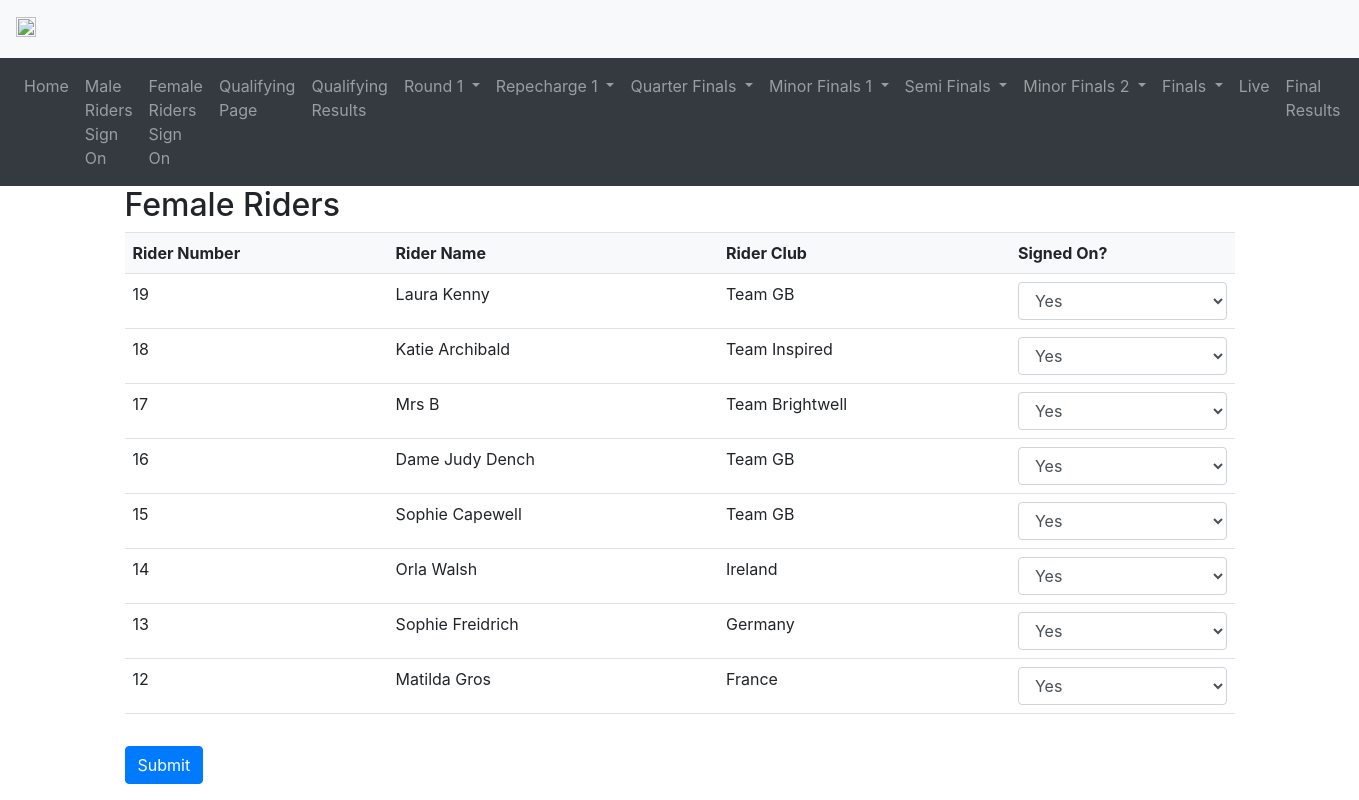
Screenshot of /signon_female with the database file from the repository.
### main.py (models this page shows, shortened)
class RidersFemale(Base):
    __tablename__ = 'riders_female'
    rider_number = db.Column(db.Integer, primary_key=True)
    rider_name = db.Column(db.String(50))
    rider_club = db.Column(db.String(50))
    signed_on = db.Column(db.String(50), default='No')
    qualifying_time = db.Column(db.Numeric(precision=3, asdecimal=False), nullable=True)
    seeding = db.Column(db.Integer)
    sprint_category = db.Column(db.String(50))
    round_1_pairing = db.Column(db.Integer, nullable=True)
    round_1_seeding = db.Column(db.Integer, nullable=True)
    quarter_final_seeding = db.Column(db.Integer, nullable=True)
    semi_final_seeding = db.Column(db.Integer, nullable=True)
    final_seeding = db.Column(db.Integer, nullable=True)
    final_result = db.Column(db.Integer, nullable=True)

### main.py (the view)
@app.route('/signon_female', methods=['GET', 'POST'])
def signon_female():
    if request.method == 'POST':
        form_data = request.form.to_dict()
        with session_scope() as session:
            riders_female = session.query(RidersFemale).all()
            signon_female = {rider.rider_number: 'No' for rider in riders_female}
        for k, v in form_data.items():
            try:
                rider_number = int(k.split('[')[1].split(']')[0])
            except (ValueError, IndexError):
                continue  # Skip this key if it can't be parsed into an integer
            if 'female_riders_signon' in k:
                signon_female[rider_number] = v
        for rider_number, signed_on in signon_female.items():
            rider = session.query(RidersFemale).filter_by(rider_number=rider_number).first()
            if rider:
                rider.signed_on = signed_on
        session.commit()
        return redirect('/qualifying')
    else:
        female_riders = pd.read_sql('SELECT rider_number AS "Rider Number", rider_name AS "Rider Name", rider_club AS "Rider Club", "" AS "Signed_On" FROM riders_female', engine)
        female_riders.sort_values(by='Rider Number', ascending=False, inplace=True)
        return render_template('female_signon.html', female_riders=female_riders.to_dict('records'))

### templates/female_signon.html (shortened to what this page needs)
{% extends "base.html" %}
{% block content %}
<h2>Female Riders</h2>
<form action="/signon_female" method="post">
<div class="table-responsive">
  <table class="table">
    <thead>
      <tr>
        <th>Rider Number</th>
        <th>Rider Name</th>
        <th>Rider Club</th>
        <th>Signed On?</th>
      </tr>
    </thead>
    <tbody>
      {% for rider in female_riders %}
      <tr>
        <td>{{ rider['Rider Number'] }}</td>
        <td>{{ rider['Rider Name'] }}</td>
        <td>{{ rider['Rider Club'] }}</td>
        <td>
          <select name="female_riders_signon[{{ rider['Rider Number'] }}]" class="form-control">
            <option value="Yes" {% if rider['Signed_On'] == 'Yes' %}selected{% endif %}>Yes</option>
          </select>
        </td>
      </tr>
      {% endfor %}
    </tbody>
  </table>
</div>
<input type="submit" value="Submit" class="btn btn-primary mt-3">
</form>
{% endblock %}

### templates/base.html (style rules this page uses)
tr { page-break-inside: avoid; }

### templates/female_signon.html (style rules this page uses)
table.table { border-collapse: collapse; width: 100%; }
table.table thead { background-color: #f8f9fa; }
table.table th, table.table td { padding: 8px; text-align: left; border-bottom: 1px solid #dee2e6; }
table.table th { font-weight: bold; }
table.table td { vertical-align: top; }
.mt-3 { margin-top: 1rem; }

### rows the page displays
RidersFemale: rider_number "19", rider_name "Laura Kenny", rider_club "Team GB", rider_number "Yes"
RidersFemale: rider_number "18", rider_name "Katie Archibald", rider_club "Team Inspired", rider_number "Yes"
RidersFemale: rider_number "17", rider_name "Mrs B", rider_club "Team Brightwell", rider_number "Yes"
RidersFemale: rider_number "16", rider_name "Dame Judy Dench", rider_club "Team GB", rider_number "Yes"
RidersFemale: rider_number "15", rider_name "Sophie Capewell", rider_club "Team GB", rider_number "Yes"
RidersFemale: rider_number "14", rider_name "Orla Walsh", rider_club "Ireland", rider_number "Yes"
RidersFemale: rider_number "13", rider_name "Sophie Freidrich", rider_club "Germany", rider_number "Yes"
RidersFemale: rider_number "12", rider_name "Matilda Gros", rider_club "France", rider_number "Yes"
